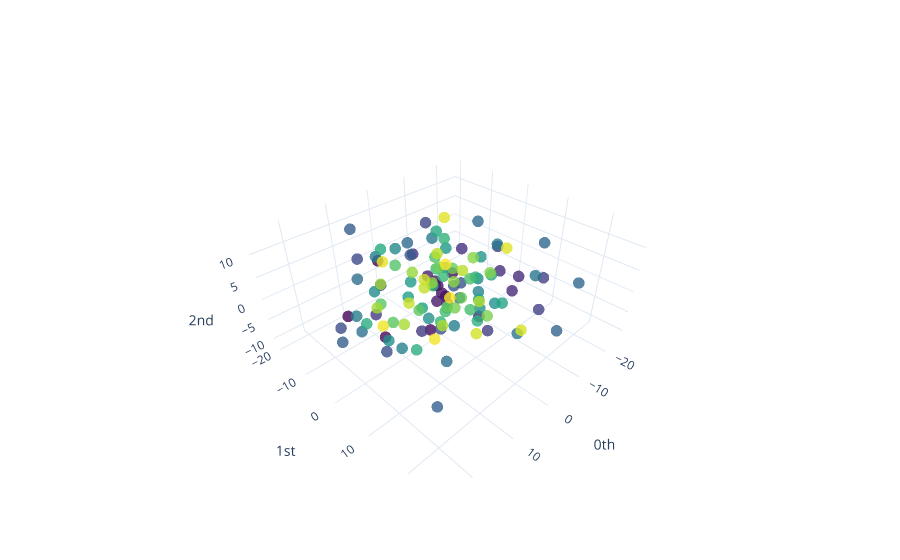

Notebook source saved alongside this figure:
### Code cell
from sklearn.decomposition import PCA

pca = PCA(n_components=3)
left_embedded_pca = pca.fit_transform(left_embedded)
plot_point_cloud(left_embedded_pca)
